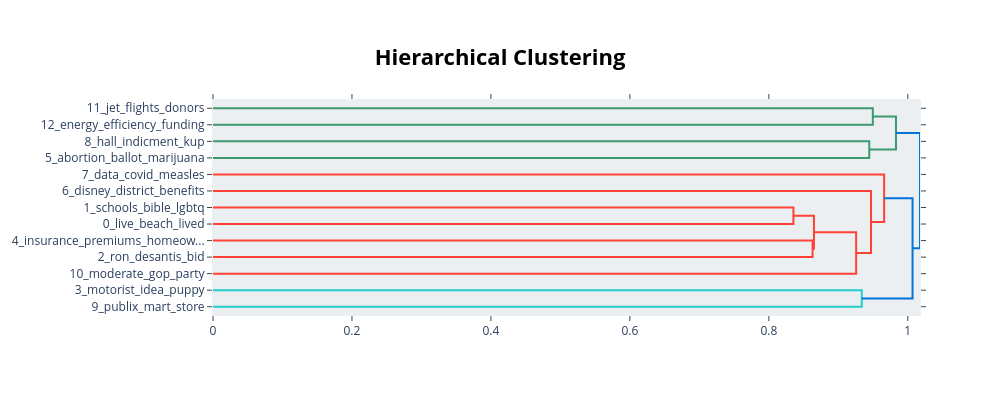

Notebook source saved alongside this figure:
### Code cell
florida_fig_hierarchy = models['florida'].visualize_hierarchy()
florida_fig_hierarchy.show()

### Figure 1 — Plotly figure (JSON) as saved in the notebook; plotly's stock layout.template omitted (floating-point values rounded to 4 significant figures)
{"data": [{"hoverinfo": "text", "marker": {"color": "rgb(61,153,112)"}, "mode": "lines", "type": "scatter", "x": [0, 0.9497, 0.9497, 0], "xaxis": "x", "y": [-5, -5, -15, -15], "yaxis": "y"}, {"hoverinfo": "text", "marker": {"color": "rgb(61,153,112)"}, "mode": "lines", "type": "scatter", "x": [0, 0.9445, 0.9445, 0], "xaxis": "x", "y": [-25, -25, -35, -35], "yaxis": "y"}, {"hoverinfo": "text", "marker": {"color": "rgb(61,153,112)"}, "mode": "lines", "type": "scatter", "x": [0.9497, 0.983, 0.983, 0.9445], "xaxis": "x", "y": [-10, -10, -30, -30], "yaxis": "y"}, {"hoverinfo": "text", "marker": {"color": "rgb(255,65,54)"}, "mode": "lines", "type": "scatter", "x": [0, 0.8354, 0.8354, 0], "xaxis": "x", "y": [-65, -65, -75, -75], "yaxis": "y"}, {"hoverinfo": "text", "marker": {"color": "rgb(255,65,54)"}, "mode": "lines", "type": "scatter", "x": [0, 0.8629, 0.8629, 0], "xaxis": "x", "y": [-85, -85, -95, -95], "yaxis": "y"}, {"hoverinfo": "text", "marker": {"color": "rgb(255,65,54)"}, "mode": "lines", "type": "scatter", "x": [0.8354, 0.8649, 0.8649, 0.8629], "xaxis": "x", "y": [-70, -70, -90, -90], "yaxis": "y"}, {"hoverinfo": "text", "marker": {"color": "rgb(255,65,54)"}, "mode": "lines", "type": "scatter", "x": [0.8649, 0.9257, 0.9257, 0], "xaxis": "x", "y": [-80, -80, -105, -105], "yaxis": "y"}, {"hoverinfo": "text", "marker": {"color": "rgb(255,65,54)"}, "mode": "lines", "type": "scatter", "x": [0, 0.947, 0.947, 0.9257], "xaxis": "x", "y": [-55, -55, -92.5, -92.5], "yaxis": "y"}, {"hoverinfo": "text", "marker": {"color": "rgb(255,65,54)"}, "mode": "lines", "type": "scatter", "x": [0, 0.9659, 0.9659, 0.947], "xaxis": "x", "y": [-45, -45, -73.75, -73.75], "yaxis": "y"}, {"hoverinfo": "text", "marker": {"color": "rgb(35,205,205)"}, "mode": "lines", "type": "scatter", "x": [0, 0.9337, 0.9337, 0], "xaxis": "x", "y": [-115, -115, -125, -125], "yaxis": "y"}, {"hoverinfo": "text", "marker": {"color": "rgb(0,116,217)"}, "mode": "lines", "type": "scatter", "x": [0.9659, 1.007, 1.007, 0.9337], "xaxis": "x", "y": [-59.38, -59.38, -120, -120], "yaxis": "y"}, {"hoverinfo": "text", "marker": {"color": "rgb(0,116,217)"}, "mode": "lines", "type": "scatter", "x": [0.983, 1.018, 1.018, 1.007], "xaxis": "x", "y": [-20, -20, -89.69, -89.69], "yaxis": "y"}], "layout": {"autosize": false, "height": 395, "hoverlabel": {"bgcolor": "white", "font": {"family": "Rockwell", "size": 16}}, "hovermode": "closest", "plot_bgcolor": "#ECEFF1", "showlegend": false, "title": {"font": {"color": "Black", "size": 22}, "text": "<b>Hierarchical Clustering</b>", "x": 0.5, "xanchor": "center", "yanchor": "top"}, "width": 1000, "xaxis": {"mirror": "allticks", "rangemode": "tozero", "showgrid": false, "showline": true, "showticklabels": true, "ticks": "outside", "type": "linear", "zeroline": false}, "yaxis": {"mirror": "allticks", "range": [-130, 0], "rangemode": "tozero", "showgrid": false, "showline": true, "showticklabels": true, "tickmode": "array", "ticks": "outside", "ticktext": ["11_jet_flights_donors", "12_energy_efficiency_funding", "8_hall_indicment_kup", "5_abortion_ballot_marijuana", "7_data_covid_measles", "6_disney_district_benefits", "1_schools_bible_lgbtq", "0_live_beach_lived", "4_insurance_premiums_homeow...", "2_ron_desantis_bid", "10_moderate_gop_party", "3_motorist_idea_puppy", "9_publix_mart_store"], "tickvals": [-5, -15, -25, -35, -45, -55, -65, -75, -85, -95, -105, -115, -125], "type": "linear", "zeroline": false}}}
